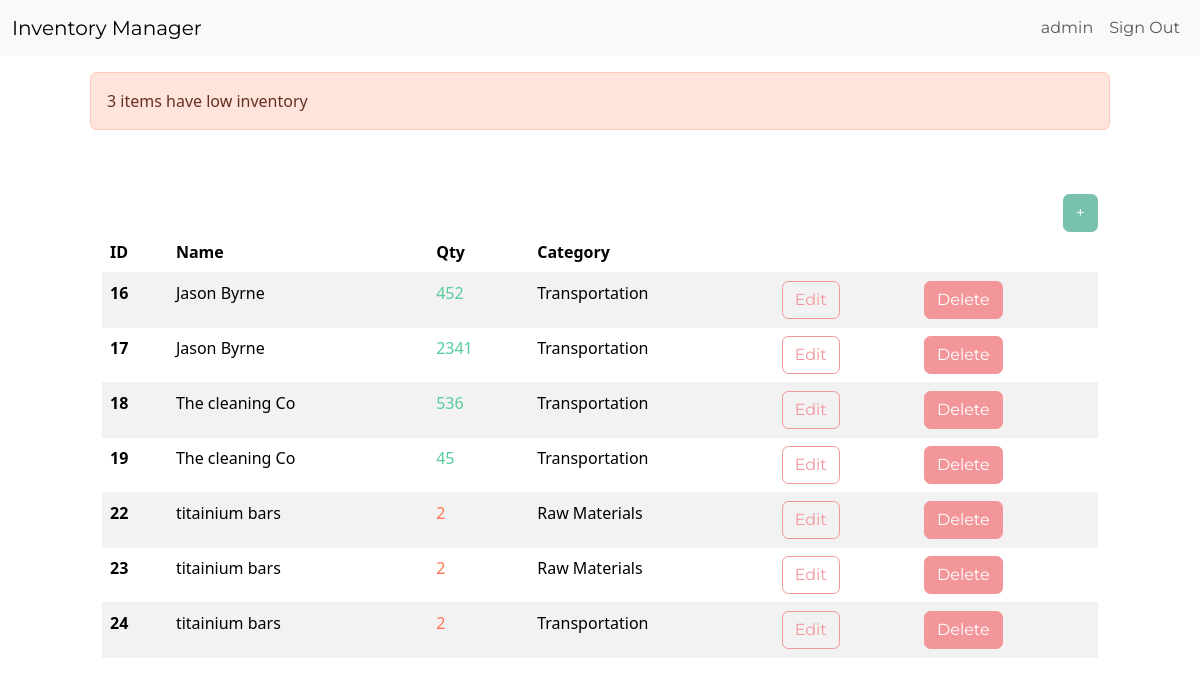
Page /dashboard/ (signed in) on the earlier database version.
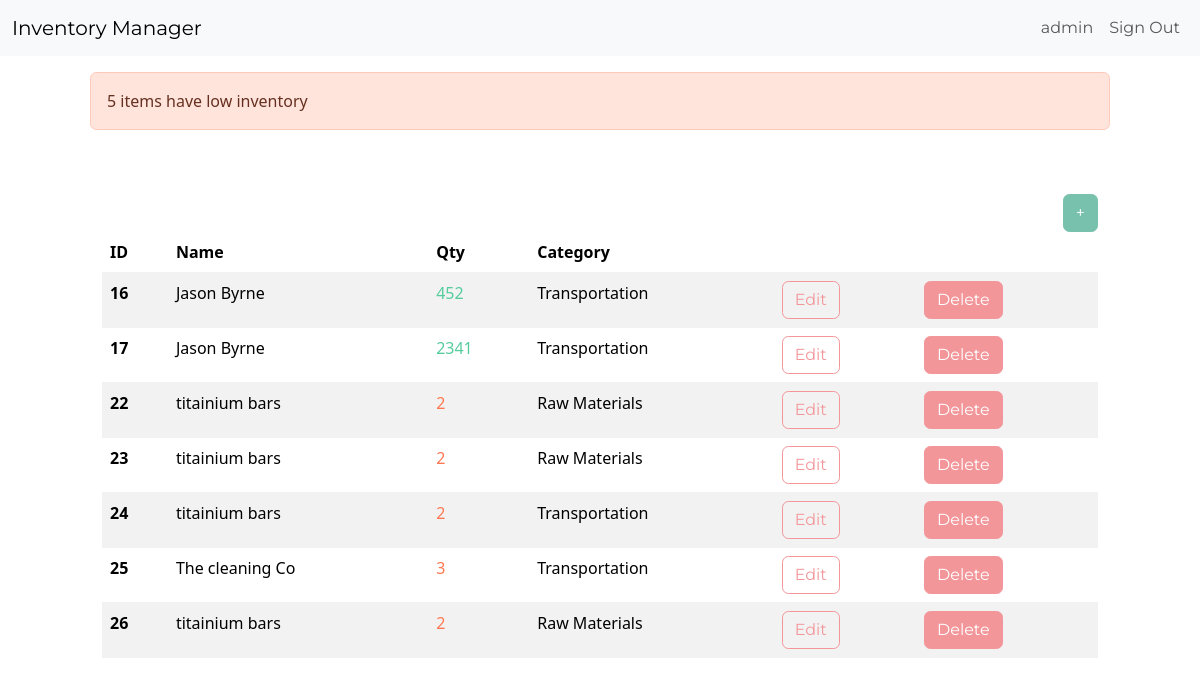
Same page on the later database version.
### inventory/models.py (models this page shows, shortened)
class InventoryItem(models.Model):
    name = models.CharField(max_length=200)
    quantity = models.IntegerField()
    category = models.ForeignKey('Category', on_delete=models.SET_NULL, blank=True, null=True)
    date_created = models.DateTimeField(auto_now_add=True)
    user = models.ForeignKey(User, on_delete=models.CASCADE)

class Category(models.Model):
    name = models.CharField(max_length=200)
    class Meta:
        verbose_name_plural = 'categories'

### inventory/views.py (the view)
# urls.py: path('dashboard/', Dashboard.as_view(), name='dashboard'),
class Dashboard(LoginRequiredMixin, View):
    def get(self, request):
        items = InventoryItem.objects.filter(user=self.request.user.id).order_by('id')
        low_inventory = InventoryItem.objects.filter(
            user=self.request.user.id,
            quantity__lte=LOW_QUANTITY
        )
        if low_inventory.count() > 0:
            if low_inventory.count() > 1:
                messages.error(request, f'{low_inventory.count()} items have low inventory')
            else:
                messages.error(request, f'{low_inventory.count()} item has low inventory')
        low_inventory_ids = InventoryItem.objects.filter(
            user=self.request.user.id,
            quantity__lte=LOW_QUANTITY
        ).values_list('id', flat=True)
        return render(request, 'inventory/dashboard.html', {'items': items, 'low_inventory_ids': low_inventory_ids})

### inventory/templates/inventory/dashboard.html (shortened to what this page needs)
{% extends 'inventory/base.html' %}
{% block content %}
    {% if messages %}
        <div class="row mt-3">
            {% for message in messages %}
                {% if message.tags == 'error' %}
                    <div class="col-md-10 col-12 mx-auto alert alert-danger">
                        {{ message }}
                    </div>
                {% endif %}
            {% endfor %}
        </div>
    {% endif %}
    <div class="row">
        <div class="col-md-10 col-12 mx-auto mt-5">
            <div class="d-flex justify-content-end">
                <a href="{% url 'add-item' %}" class="btn btn-primary">+</a>
            </div>
            <table class="table table-hover table-striped">
                <thead>
                    <tr>
                        <th scope="col">ID</th>
                        <th scope="col">Name</th>
                        <th scope="col">Qty</th>
                        <th scope="col">Category</th>
                        <th scope="col"></th>
                        <th scope="col"></th>
                    </tr>
                </thead>
                <tbody>
                    {% for item in items %}
                    <tr>
                        <th scope="row">{{ item.id }}</th>
                        <td>{{ item.name }}</td>
                        {% if item.id in low_inventory_ids %}
                            <td class="text-danger">{{ item.quantity }}</td>
                        {% else %}
                            <td class="text-success">{{ item.quantity }}</td>
                        {% endif %}
                        <td>{{ item.category.name }}</td>
                        <td><a href="{% url 'edit-item' item.id %}" class="btn btn-outline-secondary">Edit</a></td>
                        <td><a href="{% url 'delete-item' item.id %}" class="btn btn-secondary">Delete</a></td>
                    </tr>
                    {% endfor %}
                </tbody>
            </table>
        </div>
    </div>
{% endblock content %}

### inventory/templates/inventory/base.html (shortened to what this page needs)
<!DOCTYPE html>
<html lang="en">
<head>
    <link href="https://bootswatch.com/5/minty/bootstrap.min.css" rel="stylesheet">
</head>
<body>
    {% include 'inventory/navigation.html' %}
    {% block content %}
    {% endblock content %}
</body>
</html>

### inventory/templates/inventory/navigation.html (shortened to what this page needs)
<nav class="navbar navbar-expand-lg bg-light">
    <div class="container-fluid">
        <a class="navbar-brand" href="{% url 'index' %}">Inventory Manager</a>
        <div class="collapse navbar-collapse justify-content-end" id="navbarNav">
            <ul class="navbar-nav">
                {% if user.is_authenticated %}
                    <li class="nav-item">
                        <a class="nav-link" href="#">{{ user.username }}</a>
                    </li>
                    <li class="nav-item">
                        <a class="nav-link" href="{% url 'logout' %}">Sign Out</a>
                    </li>
                {% endif %}
            </ul>
        </div>
    </div>
</nav>

Differences in the rows shown:
removed InventoryItem: id "18", name "The cleaning Co", quantity "536", category.name "Transportation"
removed InventoryItem: id "19", name "The cleaning Co", quantity "45", category.name "Transportation"
added InventoryItem: id "25", name "The cleaning Co", quantity "3", category.name "Transportation"
added InventoryItem: id "26", name "titainium bars", quantity "2", category.name "Raw Materials"
Other differences:
new list line: "5 items have low inventory"
list line gone: "3 items have low inventory"
